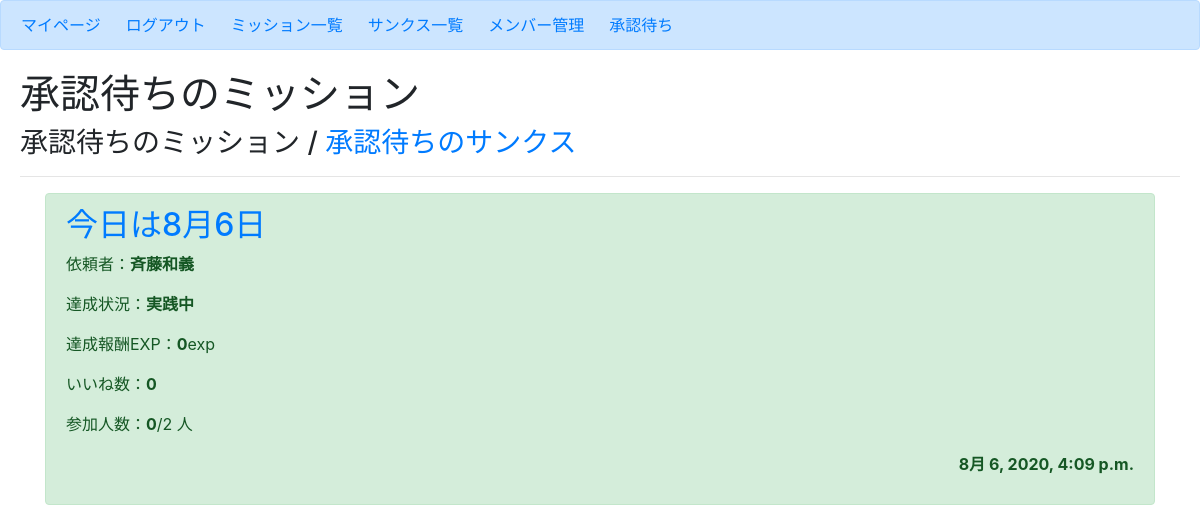
The app's page /mission/mission_approval/ (signed in), older data.
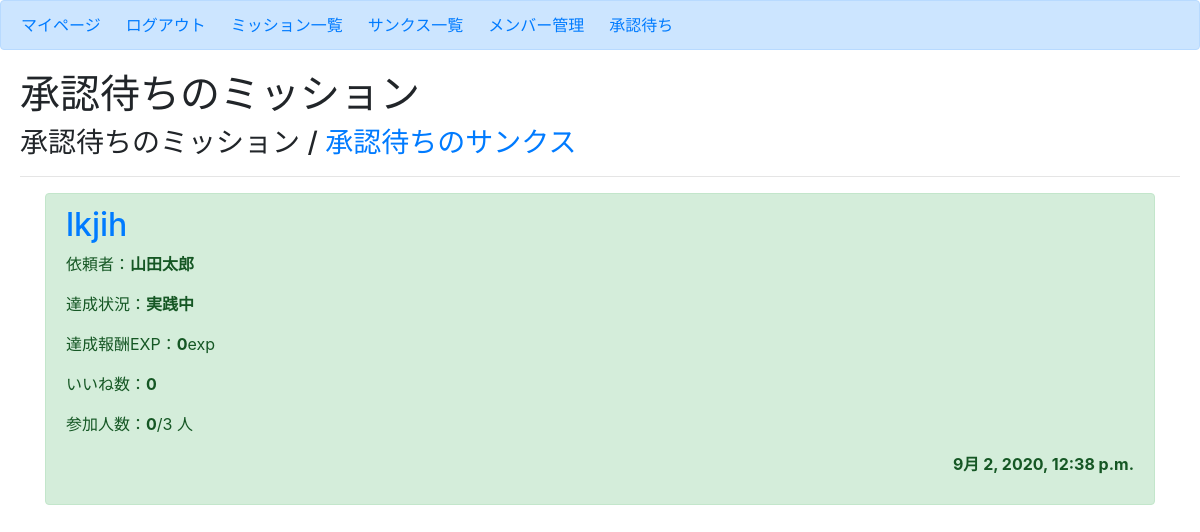
The same page, newer data.
### mission/models.py (models this page shows, shortened)
class Mission(models.Model):
    author = models.ForeignKey(User, on_delete=models.CASCADE)
    title = models.CharField(max_length=100)
    content = models.TextField()
    date_posted = models.DateTimeField(default=timezone.now)
    mission_flg = models.IntegerField(choices=EXAMPLE_FLG, default=0)    # 達成状況(0:実践中 / 1:達成)
    cost_exp = models.IntegerField(default=3)                            # 作成時に消費されるポイント(使えていない)
    success_exp = models.IntegerField(default=0)                        # クリア報酬ポイント
    good_count = models.IntegerField(default=0)                          # いいね数
    participants = models.IntegerField(default=0)                        # 参加者数
    participants_limit = models.IntegerField(default=0)                  # 参加人数制限
    participants_list_text = models.CharField(max_length=200, default='')# 参加者リスト(文字列で保存)
    participants_list = models.ManyToManyField(Profile)                  # 参加者リスト(他対他)
    approval = models.IntegerField(choices=EXAMPLE_APPROVAL, default=0)  # 承認状況

### mission/views.py (the view)
# urls.py: path('mission/mission_approval/',views.MissionWaitingListView.as_view(),name='mission-waiting'),
class MissionWaitingListView(ListView):
    model = Mission
    template_name = 'mission/mission_waiting.html'
    context_object_name = 'missions'
    ordering = ['-date_posted']
    def get_context_data(self, **kwargs):
        context = super(MissionWaitingListView, self).get_context_data(**kwargs)
        profile = Profile.objects.get(user=self.request.user)
        not_approval = Mission.objects.filter(approval=0)
        context["profile"] = profile
        context['not_approval'] = not_approval
        return context

### mission/templates/mission/mission_waiting.html (shortened to what this page needs)
{% extends 'mission/base.html' %}
{% block body %}
<h1>承認待ちのミッション</h1>
<div>
    <h3>承認待ちのミッション / <a href="{% url 'thanks-waiting' %}">承認待ちのサンクス</a></h3>
    {% for mission in missions %}
        {% if mission.get_approval_display == '承認待ち' %}
            <hr>
            <div class='container'>
                <div class="alert alert-success" role="alert">
                    <h2 class="text-left"><a href="{% url 'mission-detail' mission.id %}">{{ mission.title }}</a></h2>
                    <p class="text-left">依頼者：<b>{{ mission.author }}</b></p>
                    <p class="text-left">達成状況：<b>{{ mission.get_mission_flg_display }}</b></p>
                    <p class="text-left">達成報酬EXP：<b>{{ mission.success_exp }}</b>exp</p>
                    <p class="text-left">いいね数：<b>{{ mission.good_count }}</b></p>
                    <p class="text-left">参加人数：<b>{{ mission.participants }}</b>/{{ mission.participants_limit }} 人</p>
                    <p class="text-right"><b>{{ mission.date_posted }}</b></p>
                </div>
            </div>
        {% endif %}
    {% endfor %}
</div>
{% endblock body %}

Row changes from the older to the newer data that the page shows:
no longer on this page (row edited): Mission: title "今日は8月6日", author "斉藤和義", mission_flg "実践中", success_exp "0", good_count "0", participants "0", participants_limit "2", date_posted "8月 6, 2020, 4:09 p.m."
added Mission: title "lkjih", author "山田太郎", mission_flg "実践中", success_exp "0", good_count "0", participants "0", participants_limit "3", date_posted "9月 2, 2020, 12:38 p.m."
